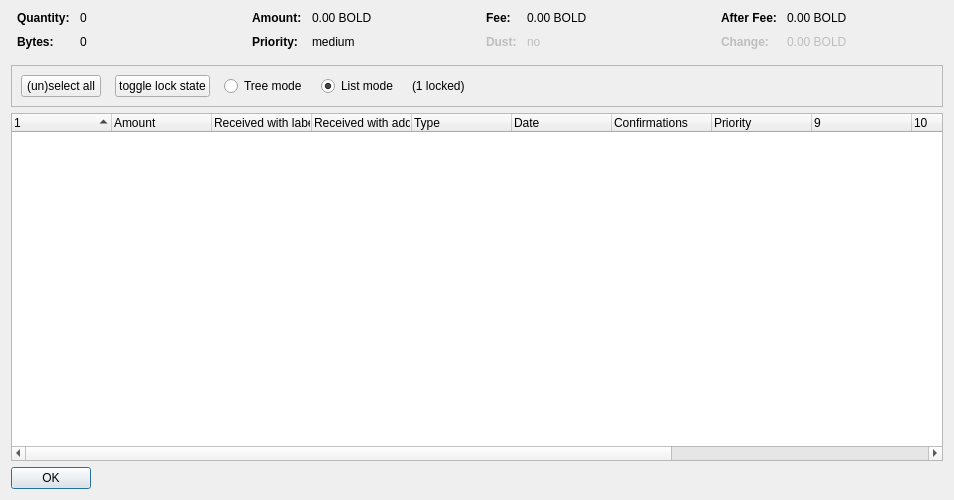
<?xml version="1.0" encoding="UTF-8"?>
<ui version="4.0">
 <class>CoinControlDialog</class>
 <widget class="QDialog" name="CoinControlDialog">
  <property name="geometry">
   <rect>
    <x>0</x>
    <y>0</y>
    <width>954</width>
    <height>500</height>
   </rect>
  </property>
  <property name="windowTitle">
   <string>Coin Selection</string>
  </property>
  <layout class="QVBoxLayout" name="verticalLayout">
   <item>
    <layout class="QHBoxLayout" name="horizontalLayoutTop" stretch="0,0,0,0">
     <property name="topMargin">
      <number>0</number>
     </property>
     <property name="bottomMargin">
      <number>10</number>
     </property>
     <item>
      <layout class="QFormLayout" name="formLayoutCoinControl1">
       <property name="horizontalSpacing">
        <number>10</number>
       </property>
       <property name="verticalSpacing">
        <number>10</number>
       </property>
       <property name="leftMargin">
        <number>6</number>
       </property>
       <property name="rightMargin">
        <number>6</number>
       </property>
       <item row="0" column="0">
        <widget class="QLabel" name="labelCoinControlQuantityText">
         <property name="font">
          <font>
           <weight>75</weight>
           <bold>true</bold>
          </font>
         </property>
         <property name="text">
          <string>Quantity:</string>
         </property>
        </widget>
       </item>
       <item row="0" column="1">
        <widget class="QLabel" name="labelCoinControlQuantity">
         <property name="cursor">
          <cursorShape>IBeamCursor</cursorShape>
         </property>
         <property name="contextMenuPolicy">
          <enum>Qt::ActionsContextMenu</enum>
         </property>
         <property name="text">
          <string notr="true">0</string>
         </property>
         <property name="textInteractionFlags">
          <set>Qt::LinksAccessibleByMouse|Qt::TextSelectableByKeyboard|Qt::TextSelectableByMouse</set>
         </property>
        </widget>
       </item>
       <item row="1" column="0">
        <widget class="QLabel" name="labelCoinControlBytesText">
         <property name="font">
          <font>
           <weight>75</weight>
           <bold>true</bold>
          </font>
         </property>
         <property name="text">
          <string>Bytes:</string>
         </property>
        </widget>
       </item>
       <item row="1" column="1">
        <widget class="QLabel" name="labelCoinControlBytes">
         <property name="cursor">
          <cursorShape>IBeamCursor</cursorShape>
         </property>
         <property name="contextMenuPolicy">
          <enum>Qt::ActionsContextMenu</enum>
         </property>
         <property name="text">
          <string notr="true">0</string>
         </property>
         <property name="textInteractionFlags">
          <set>Qt::LinksAccessibleByMouse|Qt::TextSelectableByKeyboard|Qt::TextSelectableByMouse</set>
         </property>
        </widget>
       </item>
      </layout>
     </item>
     <item>
      <layout class="QFormLayout" name="formLayoutCoinControl2">
       <property name="horizontalSpacing">
        <number>10</number>
       </property>
       <property name="verticalSpacing">
        <number>10</number>
       </property>
       <property name="leftMargin">
        <number>6</number>
       </property>
       <property name="rightMargin">
        <number>6</number>
       </property>
       <item row="0" column="0">
        <widget class="QLabel" name="labelCoinControlAmountText">
         <property name="font">
          <font>
           <weight>75</weight>
           <bold>true</bold>
          </font>
         </property>
         <property name="text">
          <string>Amount:</string>
         </property>
        </widget>
       </item>
       <item row="0" column="1">
        <widget class="QLabel" name="labelCoinControlAmount">
         <property name="cursor">
          <cursorShape>IBeamCursor</cursorShape>
         </property>
         <property name="contextMenuPolicy">
          <enum>Qt::ActionsContextMenu</enum>
         </property>
         <property name="text">
          <string notr="true">0.00 BOLD</string>
         </property>
         <property name="textInteractionFlags">
          <set>Qt::LinksAccessibleByMouse|Qt::TextSelectableByKeyboard|Qt::TextSelectableByMouse</set>
         </property>
        </widget>
       </item>
       <item row="1" column="0">
        <widget class="QLabel" name="labelCoinControlPriorityText">
         <property name="font">
          <font>
           <weight>75</weight>
           <bold>true</bold>
          </font>
         </property>
         <property name="text">
          <string>Priority:</string>
         </property>
        </widget>
       </item>
       <item row="1" column="1">
        <widget class="QLabel" name="labelCoinControlPriority">
         <property name="cursor">
          <cursorShape>IBeamCursor</cursorShape>
         </property>
         <property name="contextMenuPolicy">
          <enum>Qt::ActionsContextMenu</enum>
         </property>
         <property name="text">
          <string>medium</string>
         </property>
         <property name="textInteractionFlags">
          <set>Qt::LinksAccessibleByMouse|Qt::TextSelectableByKeyboard|Qt::TextSelectableByMouse</set>
         </property>
        </widget>
       </item>
      </layout>
     </item>
     <item>
      <layout class="QFormLayout" name="formLayoutCoinControl3">
       <property name="horizontalSpacing">
        <number>10</number>
       </property>
       <property name="verticalSpacing">
        <number>10</number>
       </property>
       <property name="leftMargin">
        <number>6</number>
       </property>
       <property name="rightMargin">
        <number>6</number>
       </property>
       <item row="0" column="0">
        <widget class="QLabel" name="labelCoinControlFeeText">
         <property name="font">
          <font>
           <weight>75</weight>
           <bold>true</bold>
          </font>
         </property>
         <property name="text">
          <string>Fee:</string>
         </property>
        </widget>
       </item>
       <item row="0" column="1">
        <widget class="QLabel" name="labelCoinControlFee">
         <property name="cursor">
          <cursorShape>IBeamCursor</cursorShape>
         </property>
         <property name="contextMenuPolicy">
          <enum>Qt::ActionsContextMenu</enum>
         </property>
         <property name="text">
          <string notr="true">0.00 BOLD</string>
         </property>
         <property name="textInteractionFlags">
          <set>Qt::LinksAccessibleByMouse|Qt::TextSelectableByKeyboard|Qt::TextSelectableByMouse</set>
         </property>
        </widget>
       </item>
       <item row="1" column="0">
        <widget class="QLabel" name="labelCoinControlLowOutputText">
         <property name="enabled">
          <bool>false</bool>
         </property>
         <property name="font">
          <font>
           <weight>75</weight>
           <bold>true</bold>
          </font>
         </property>
         <property name="text">
          <string>Dust:</string>
         </property>
        </widget>
       </item>
       <item row="1" column="1">
        <widget class="QLabel" name="labelCoinControlLowOutput">
         <property name="enabled">
          <bool>false</bool>
         </property>
         <property name="cursor">
          <cursorShape>IBeamCursor</cursorShape>
         </property>
         <property name="contextMenuPolicy">
          <enum>Qt::ActionsContextMenu</enum>
         </property>
         <property name="text">
          <string>no</string>
         </property>
         <property name="textInteractionFlags">
          <set>Qt::LinksAccessibleByMouse|Qt::TextSelectableByKeyboard|Qt::TextSelectableByMouse</set>
         </property>
        </widget>
       </item>
      </layout>
     </item>
     <item>
      <layout class="QFormLayout" name="formLayoutCoinControl4">
       <property name="horizontalSpacing">
        <number>10</number>
       </property>
       <property name="verticalSpacing">
        <number>10</number>
       </property>
       <property name="leftMargin">
        <number>6</number>
       </property>
       <property name="rightMargin">
        <number>6</number>
       </property>
       <item row="0" column="0">
        <widget class="QLabel" name="labelCoinControlAfterFeeText">
         <property name="font">
          <font>
           <weight>75</weight>
           <bold>true</bold>
          </font>
         </property>
         <property name="text">
          <string>After Fee:</string>
         </property>
        </widget>
       </item>
       <item row="0" column="1">
        <widget class="QLabel" name="labelCoinControlAfterFee">
         <property name="cursor">
          <cursorShape>IBeamCursor</cursorShape>
         </property>
         <property name="contextMenuPolicy">
          <enum>Qt::ActionsContextMenu</enum>
         </property>
         <property name="text">
          <string notr="true">0.00 BOLD</string>
         </property>
         <property name="textInteractionFlags">
          <set>Qt::LinksAccessibleByMouse|Qt::TextSelectableByKeyboard|Qt::TextSelectableByMouse</set>
         </property>
        </widget>
       </item>
       <item row="1" column="0">
        <widget class="QLabel" name="labelCoinControlChangeText">
         <property name="enabled">
          <bool>false</bool>
         </property>
         <property name="font">
          <font>
           <weight>75</weight>
           <bold>true</bold>
          </font>
         </property>
         <property name="text">
          <string>Change:</string>
         </property>
        </widget>
       </item>
       <item row="1" column="1">
        <widget class="QLabel" name="labelCoinControlChange">
         <property name="enabled">
          <bool>false</bool>
         </property>
         <property name="cursor">
          <cursorShape>IBeamCursor</cursorShape>
         </property>
         <property name="contextMenuPolicy">
          <enum>Qt::ActionsContextMenu</enum>
         </property>
         <property name="text">
          <string notr="true">0.00 BOLD</string>
         </property>
         <property name="textInteractionFlags">
          <set>Qt::LinksAccessibleByMouse|Qt::TextSelectableByKeyboard|Qt::TextSelectableByMouse</set>
         </property>
        </widget>
       </item>
      </layout>
     </item>
    </layout>
   </item>
   <item>
    <widget class="QFrame" name="frame">
     <property name="minimumSize">
      <size>
       <width>0</width>
       <height>40</height>
      </size>
     </property>
     <property name="frameShape">
      <enum>QFrame::StyledPanel</enum>
     </property>
     <property name="frameShadow">
      <enum>QFrame::Sunken</enum>
     </property>
     <layout class="QHBoxLayout" name="horizontalLayout">
      <item>
       <layout class="QHBoxLayout" name="horizontalLayoutPanel" stretch="0,0,0,0,0,0">
        <property name="spacing">
         <number>14</number>
        </property>
        <item>
         <widget class="QPushButton" name="pushButtonSelectAll">
          <property name="sizePolicy">
           <sizepolicy hsizetype="Maximum" vsizetype="Fixed">
            <horstretch>0</horstretch>
            <verstretch>0</verstretch>
           </sizepolicy>
          </property>
          <property name="text">
           <string>(un)select all</string>
          </property>
          <property name="autoDefault">
           <bool>false</bool>
          </property>
         </widget>
        </item>
        <item>
         <widget class="QPushButton" name="pushButtonToggleLock">
          <property name="sizePolicy">
           <sizepolicy hsizetype="Maximum" vsizetype="Fixed">
            <horstretch>0</horstretch>
            <verstretch>0</verstretch>
           </sizepolicy>
          </property>
          <property name="text">
           <string>toggle lock state</string>
          </property>
          <property name="autoDefault">
           <bool>false</bool>
          </property>
         </widget>
        </item>
        <item>
         <widget class="QRadioButton" name="radioTreeMode">
          <property name="sizePolicy">
           <sizepolicy hsizetype="Maximum" vsizetype="Fixed">
            <horstretch>0</horstretch>
            <verstretch>0</verstretch>
           </sizepolicy>
          </property>
          <property name="text">
           <string>Tree mode</string>
          </property>
         </widget>
        </item>
        <item>
         <widget class="QRadioButton" name="radioListMode">
          <property name="sizePolicy">
           <sizepolicy hsizetype="Maximum" vsizetype="Fixed">
            <horstretch>0</horstretch>
            <verstretch>0</verstretch>
           </sizepolicy>
          </property>
          <property name="text">
           <string>List mode</string>
          </property>
          <property name="checked">
           <bool>true</bool>
          </property>
         </widget>
        </item>
        <item>
         <widget class="QLabel" name="labelLocked">
          <property name="text">
           <string>(1 locked)</string>
          </property>
         </widget>
        </item>
        <item>
         <spacer name="horizontalSpacer">
          <property name="orientation">
           <enum>Qt::Horizontal</enum>
          </property>
          <property name="sizeHint" stdset="0">
           <size>
            <width>40</width>
            <height>20</height>
           </size>
          </property>
         </spacer>
        </item>
       </layout>
      </item>
     </layout>
    </widget>
   </item>
   <item>
    <widget class="CoinControlTreeWidget" name="treeWidget">
     <property name="contextMenuPolicy">
      <enum>Qt::CustomContextMenu</enum>
     </property>
     <property name="sortingEnabled">
      <bool>false</bool>
     </property>
     <property name="columnCount">
      <number>13</number>
     </property>
     <attribute name="headerShowSortIndicator" stdset="0">
      <bool>true</bool>
     </attribute>
     <attribute name="headerStretchLastSection">
      <bool>false</bool>
     </attribute>
     <column>
      <property name="text">
       <string/>
      </property>
     </column>
     <column>
      <property name="text">
       <string>Amount</string>
      </property>
     </column>
     <column>
      <property name="text">
       <string>Received with label</string>
      </property>
     </column>
     <column>
      <property name="text">
       <string>Received with address</string>
      </property>
     </column>
     <column>
      <property name="text">
       <string>Type</string>
      </property>
     </column>
     <column>
      <property name="text">
       <string>Date</string>
      </property>
     </column>
     <column>
      <property name="text">
       <string>Confirmations</string>
      </property>
      <property name="toolTip">
       <string>Confirmed</string>
      </property>
     </column>
     <column>
      <property name="text">
       <string>Priority</string>
      </property>
     </column>
     <column>
      <property name="text">
       <string/>
      </property>
     </column>
     <column>
      <property name="text">
       <string/>
      </property>
     </column>
     <column>
      <property name="text">
       <string/>
      </property>
     </column>
     <column>
      <property name="text">
       <string/>
      </property>
     </column>
     <column>
      <property name="text">
       <string/>
      </property>
     </column>
    </widget>
   </item>
   <item>
    <widget class="QDialogButtonBox" name="buttonBox">
     <property name="sizePolicy">
      <sizepolicy hsizetype="Maximum" vsizetype="Fixed">
       <horstretch>0</horstretch>
       <verstretch>0</verstretch>
      </sizepolicy>
     </property>
     <property name="orientation">
      <enum>Qt::Horizontal</enum>
     </property>
     <property name="standardButtons">
      <set>QDialogButtonBox::Ok</set>
     </property>
    </widget>
   </item>
  </layout>
 </widget>
 <customwidgets>
  <customwidget>
   <class>CoinControlTreeWidget</class>
   <extends>QTreeWidget</extends>
   <header>coincontroltreewidget.h</header>
  </customwidget>
 </customwidgets>
 <resources/>
 <connections/>
</ui>
